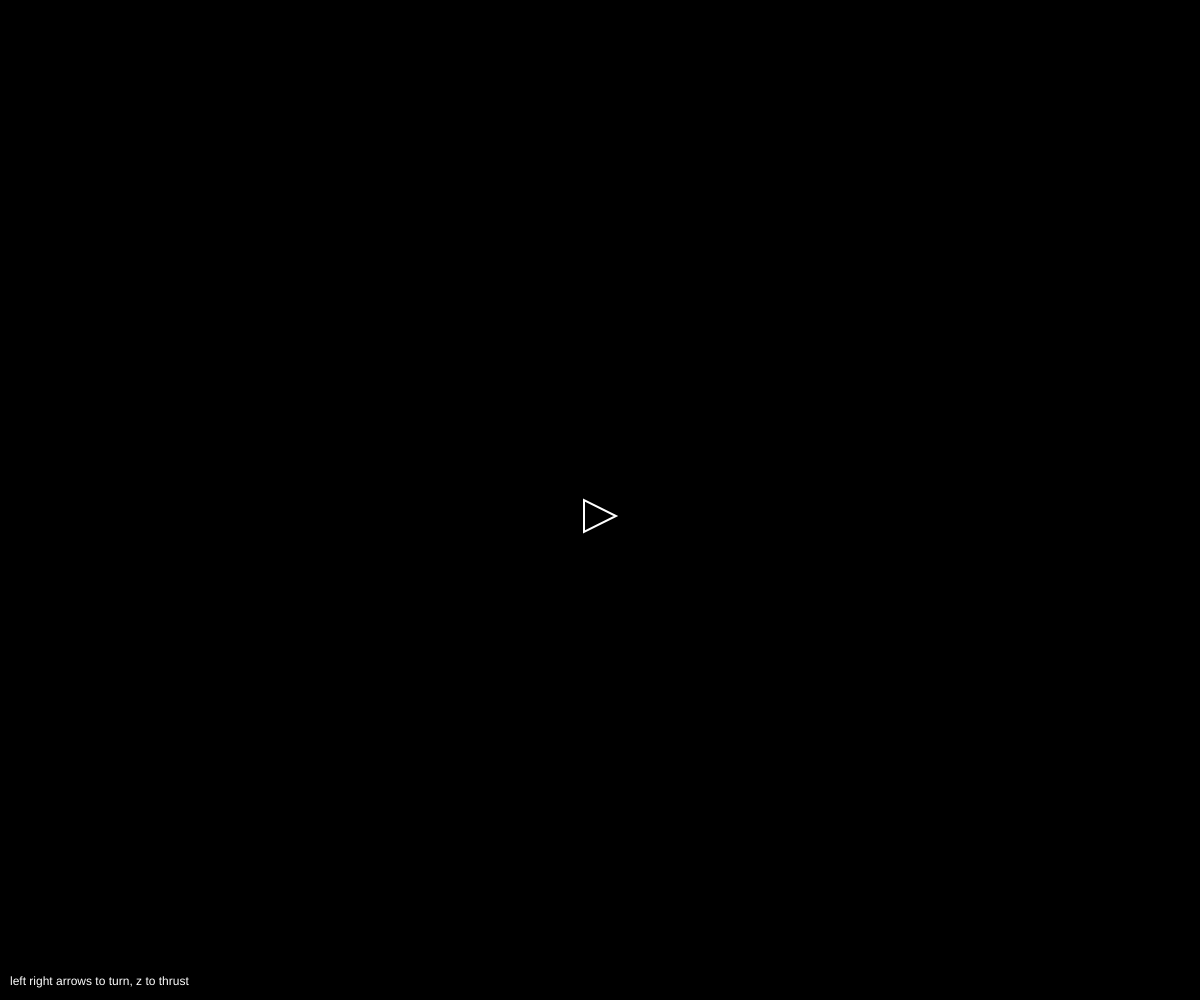
Frame 1 (no input)
Frame 60 (no input): identical to frame 1, image omitted
Frame 120 (the mouse pressed at the canvas centre since frame 60): identical to frame 1, image omitted

The p5.js sketch that drew this single still picture (run headless with seeded random() and noise() and a simulated clock; from frame 60 on, the mouse is pressed at the canvas centre):

// p5.js sketch
// ── sketch.js
let ship;

function setup() {
  createCanvas(windowWidth, windowHeight);
  ship = new Ship(width/2, height/2);
}

function draw() {
  background(0);

  ship.update();
  ship.wrapEdges();
  ship.show();

  fill(255);
  text("left right arrows to turn, z to thrust", 10, height - 15);


  if (keyIsDown(LEFT_ARROW)) {
    ship.turn(-0.03);
  } else if (keyIsDown(RIGHT_ARROW)) {
    ship.turn(0.03);
  } 
  
  if (keyIsDown(90)) {
    ship.thrust();
  }
}

// ── ship.js
class Ship {
    constructor(x, y) {
        this.pos = createVector(x, y);
        this.vel = createVector(0, 0);
        this.acc = createVector(0, 0);

        this.angle = 0;

        this.thrusting = false;       
        this.topSpeed = 6;
        this.damping = 0.995;

        this.size = 16;
        this.mass = sqrt(this.size);
    }

    // Euler Intergration vel add acc -> pos add vel
    update() {
        this.vel.add(this.acc);
        //slow the ship over time
        this.vel.mult(this.damping);
        this.vel.limit(this.topSpeed);

        this.pos.add(this.vel);

        // reset acceleration each frame
        this.acc.mult(0);
    }

    applyForce(force) {
        let f = p5.Vector.div(force, this.mass);
        this.acc.add(f);
    }

    turn(a) {
        this.angle += a;
    }

    thrust() {
        let angle = this.angle;
        
        let force = new createVector(cos(angle), sin(angle)); // why?
        force.mult(0.1);
        this.applyForce(force);

        this.thrusting = true;
    }

    wrapEdges() {
        let buffer = this.size * 2;

        if (this.pos.x > width + buffer) this.pos.x = -buffer;
        else if (this.pos.x < -buffer) this.pos.x = width + buffer;
        if (this.pos.y > height + buffer) this.pos.y = -buffer;
        else if (this.pos.y < -buffer) this.pos.y = height + buffer;
    }

    show() {
        strokeWeight(2);
        noFill();

        push();
        translate(this.pos.x, this.pos.y + this.size);
        rotate(this.angle);

        // booster
        noStroke();
        if (this.thrusting) stroke(255);
        triangle(-this.size - 20, 0, -this.size, -5, -this.size, 5);

        //rocket
        stroke(255);
        triangle(-this.size, -this.size, -this.size, this.size, this.size, 0);
        pop();
    
        this.thrusting = false;
    }
}
